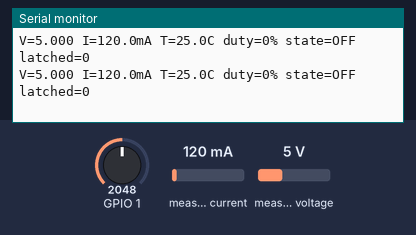
A sketch run on a simulated ESP32-C6. On the bench: the last lines printed to the serial monitor. Wiring (inferred from the names in the program): INA219 current sensor at I2C address 0x40. The test bench sets the inputs (shaded band); at power-on: GPIO 1 = 2048, measured current 120 mA, measured voltage 5 V. WiFi joins after 1.5 s; servers stay silent unless stated; uploads are accepted with an empty reply.

Above: at 3.4 s.
3.5 s: GPIO 1 set to 849
At 4.5 s:
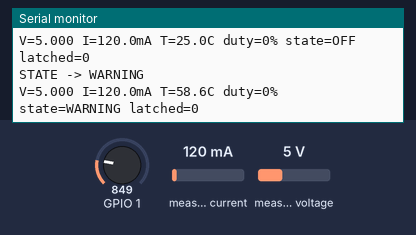
5.0 s: GPIO 1 set to 777
At 9.5 s:
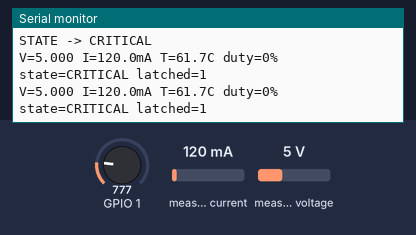

Measured:
- the behaviour switches between 817 and 816 on GPIO 1 (found by bisection; images 1 and 2)
- after the input at 3.5 s, the serial monitor: prints a new line after 0.54 s (image 1)
- after the input at 5.0 s, the serial monitor: prints a new line after 1.0 s (image 2)

The sketch:

bms_firmware_v2.ino
```cpp
/*
 * XIAO ESP32-C6: battery monitor, discharge cutoff, and website-controlled throttle
 *
 * Authority: the board makes every safety decision.
 *   - The website can request ON/OFF and a PWM duty. It cannot clear a latch.
 *   - A critical latch overrides every request until a power cycle.
 *   - If commands stop arriving (page closed, Wi-Fi lost), the load turns off.
 *
 * Reset: power-cycle the XIAO. The latch is RAM-only, and the boot check refuses
 * to arm unless the rested pack voltage is above V_REARM.
 *
 * Wiring (unchanged):
 *   INA219 on D4 (SDA) and D5 (SCL), address 0x40, shunt in the P+ path.
 *   NTC divider: 3V3 -- 10k -- midpoint -- NTC -- GND, midpoint to A1 (GPIO1).
 *   Load: 56 ohm from node N (after the shunt) to IRLZ44N drain. Source to P-.
 *   IRLZ44N gate on D2 (GPIO2), 10k gate-to-source pulldown.
 *
 * Current sign: positive = discharge.
 *
 * Libraries: ArduinoJson (install from Library Manager). Core: arduino-esp32 3.x.
 */

#include <WiFi.h>
#include <WiFiClientSecure.h>
#include <HTTPClient.h>
#include <ArduinoJson.h>
#include <Wire.h>
#include <math.h>

// ==================== NETWORK ====================
const char* WIFI_SSID     = "YOUR_SSID";
const char* WIFI_PASSWORD = "YOUR_PASSWORD";

// Shared base path. The dashboard uses the same base.
const char* FIREBASE_BASE = "https://YOUR-PROJECT-default-rtdb.firebaseio.com/bms";

const unsigned long PUSH_INTERVAL_MS = 2000;
const unsigned long CMD_POLL_MS      = 1000;
const unsigned long CMD_TIMEOUT_MS   = 6000;   // no fresh command for this long = load off
const unsigned long WIFI_RETRY_MS    = 10000;

// ==================== PINS & PWM ====================
const int PIN_GATE = D2;   // IRLZ44N gate (GPIO2)
const int PIN_NTC  = A1;   // NTC divider midpoint (GPIO1)
const uint32_t PWM_HZ = 1000;

// ==================== INA219 ====================
const uint8_t INA219_ADDR = 0x40;
const uint8_t REG_CONFIG      = 0x00;
const uint8_t REG_SHUNT_VOLT  = 0x01;
const uint8_t REG_BUS_VOLT    = 0x02;
const uint8_t REG_CURRENT     = 0x04;
const uint8_t REG_CALIBRATION = 0x05;

// ==================== THERMISTOR ====================
const float SERIES_RESISTOR    = 10000.0;
const float NOMINAL_RESISTANCE = 10000.0;
const float NOMINAL_TEMP       = 25.0;
const float B_COEFFICIENT      = 3950.0;
const float SUPPLY_MV          = 3300.0;

// ==================== SAFETY THRESHOLDS (1S cell) ====================
const float V_WARN   = 3.50;
const float V_CUTOFF = 3.30;
const float V_REARM  = 3.60;
const float T_WARN_C = 45.0;
const float T_CRIT_C = 60.0;
const float I_MAX_MA = 2500.0;
const int   INA_FAIL_LIMIT = 5;
const int   CRIT_DEBOUNCE  = 3;   // consecutive samples before voltage/temp latch

// ==================== STATE ====================
enum BmsState { ST_NORMAL, ST_WARNING, ST_OFF, ST_CRITICAL };
BmsState state = ST_OFF;
BmsState lastPrinted = ST_OFF;

bool latched = false;               // RAM only
float busV = 0.0, shuntMv = 0.0, currentMa = 0.0;
float tempC = NAN;
bool inaOk = false, ntcOk = false;
int inaFailCount = 0;
int vCritCount = 0, tCritCount = 0;

// ==================== COMMAND FROM WEBSITE ====================
// Written by cmdTask, read by the control loop. Single 32-bit values, so reads are not torn.
volatile bool cmdEnabled = false;
volatile int  cmdDuty = 0;
volatile uint32_t lastCmdSeq = 0;
volatile unsigned long lastCmdChangeMs = 0;
int appliedDuty = 0;

// ==================== TELEMETRY ====================
struct Telemetry {
  char state[12];
  bool latched, inaOk, ntcOk, cmdEnabled;
  float busV, currentMa, shuntMv, tempC;
  int dutyPct;
  unsigned long uptimeMs;
};
QueueHandle_t telemetryQ;

WiFiClientSecure pushClient;   // one TLS client per task, never shared
WiFiClientSecure cmdClient;

String liveUrl, cmdUrl;

// ==================== INA219 ====================
void ina219Write(uint8_t reg, uint16_t value) {
  Wire.beginTransmission(INA219_ADDR);
  Wire.write(reg);
  Wire.write((value >> 8) & 0xFF);
  Wire.write(value & 0xFF);
  Wire.endTransmission();
}

int16_t ina219Read(uint8_t reg, bool& ok) {
  Wire.beginTransmission(INA219_ADDR);
  Wire.write(reg);
  if (Wire.endTransmission() != 0) { ok = false; return 0; }
  if (Wire.requestFrom(INA219_ADDR, (uint8_t)2) != 2) { ok = false; return 0; }
  uint16_t hi = Wire.read();
  uint16_t lo = Wire.read();
  ok = true;
  return (int16_t)((hi << 8) | lo);
}

void readINA219() {
  bool a = false, b = false, c = false;
  uint16_t rawBus   = (uint16_t)ina219Read(REG_BUS_VOLT, a);
  int16_t  rawShunt = ina219Read(REG_SHUNT_VOLT, b);
  int16_t  rawCur   = ina219Read(REG_CURRENT, c);

  inaOk = a && b && c;
  if (!inaOk) return;

  busV      = ((rawBus >> 3) * 4) / 1000.0;
  shuntMv   = rawShunt * 0.01;
  currentMa = rawCur * 0.1;
}

// ==================== THERMISTOR ====================
void readNTC() {
  long sum = 0;
  for (int i = 0; i < 16; i++) {
    sum += analogReadMilliVolts(PIN_NTC);
    delay(2);
  }
  float vMv = sum / 16.0;

  if (vMv <= 50.0 || vMv >= SUPPLY_MV - 50.0) {
    ntcOk = false;
    tempC = NAN;
    return;
  }

  float rNtc = SERIES_RESISTOR * vMv / (SUPPLY_MV - vMv);
  float invT = 1.0 / (NOMINAL_TEMP + 273.15)
             + log(rNtc / NOMINAL_RESISTANCE) / B_COEFFICIENT;
  tempC = 1.0 / invT - 273.15;
  ntcOk = true;
}

// ==================== COMMAND LOGIC ====================
bool commandFresh() {
  return (millis() - lastCmdChangeMs) <= CMD_TIMEOUT_MS;
}

bool commandAllowed() {
  return !latched && cmdEnabled && commandFresh();
}

void applyGate() {
  int pct = commandAllowed() ? (int)cmdDuty : 0;
  appliedDuty = constrain(pct, 0, 100);
  ledcWrite(PIN_GATE, appliedDuty * 255 / 100);
}

// Runs at lower priority. Fetches the website's command once a second.
void fetchCommand() {
  if (WiFi.status() != WL_CONNECTED) return;

  HTTPClient http;
  http.begin(cmdClient, cmdUrl);
  http.setTimeout(3000);
  int code = http.GET();

  if (code == 200) {
    JsonDocument doc;
    DeserializationError err = deserializeJson(doc, http.getStream());
    if (!err) {
      bool en = doc["enabled"] | false;
      int duty = doc["duty"] | 0;
      uint32_t seq = doc["seq"] | 0;

      cmdEnabled = en;
      cmdDuty = constrain(duty, 0, 100);
      if (seq != lastCmdSeq) {
        lastCmdSeq = seq;
        lastCmdChangeMs = millis();
      }
    }
  }
  http.end();
}

void cmdTask(void* arg) {
  for (;;) {
    fetchCommand();
    vTaskDelay(pdMS_TO_TICKS(CMD_POLL_MS));
  }
}

// ==================== SAFETY LOGIC ====================
const char* stateName() {
  switch (state) {
    case ST_NORMAL:   return "NORMAL";
    case ST_WARNING:  return "WARNING";
    case ST_OFF:      return "OFF";
    default:          return "CRITICAL";
  }
}

void evaluate() {
  // Voltage and temperature must stay bad for CRIT_DEBOUNCE samples. Impossible
  // voltages are ignored rather than treated as real.
  bool vBad = inaOk && busV <= V_CUTOFF && busV >= 2.5;
  bool tBad = ntcOk && tempC >= T_CRIT_C;
  bool iBad = inaOk && currentMa > I_MAX_MA && currentMa < 10000;

  vCritCount = vBad ? vCritCount + 1 : 0;
  tCritCount = tBad ? tCritCount + 1 : 0;

  if (!latched) {
    if (vCritCount >= CRIT_DEBOUNCE)      { latched = true; Serial.println("LATCH: voltage"); }
    else if (tCritCount >= CRIT_DEBOUNCE) { latched = true; Serial.println("LATCH: temperature"); }
    else if (iBad)                        { latched = true; Serial.println("LATCH: overcurrent"); }
  }

  bool vWarn = inaOk && busV <= V_WARN;
  bool tWarn = ntcOk && tempC >= T_WARN_C;
  bool sensorFault = !inaOk || !ntcOk;

  if (latched)                                state = ST_CRITICAL;
  else if (vWarn || tWarn || sensorFault)     state = ST_WARNING;
  else if (!commandAllowed())                 state = ST_OFF;
  else                                        state = ST_NORMAL;

  applyGate();

  if (state != lastPrinted) {
    Serial.printf("STATE -> %s\n", stateName());
    lastPrinted = state;
  }
}

// ==================== TELEMETRY ====================
Telemetry buildTelemetry(unsigned long now) {
  Telemetry t;
  strncpy(t.state, stateName(), sizeof(t.state) - 1);
  t.state[sizeof(t.state) - 1] = '\0';
  t.latched    = latched;
  t.inaOk      = inaOk;
  t.ntcOk      = ntcOk;
  t.cmdEnabled = cmdEnabled;
  t.busV       = busV;
  t.currentMa  = currentMa;
  t.shuntMv    = shuntMv;
  t.tempC      = tempC;
  t.dutyPct    = appliedDuty;
  t.uptimeMs   = now;
  return t;
}

void pushToFirebase(const Telemetry& t) {
  if (WiFi.status() != WL_CONNECTED) return;

  String json = "{";
  json += "\"state\":\"";     json += t.state;                                   json += "\",";
  json += "\"latched\":";     json += (t.latched ? "true" : "false");            json += ",";
  json += "\"inaOk\":";       json += (t.inaOk ? "true" : "false");              json += ",";
  json += "\"ntcOk\":";       json += (t.ntcOk ? "true" : "false");              json += ",";
  json += "\"cmdEnabled\":";  json += (t.cmdEnabled ? "true" : "false");         json += ",";
  json += "\"dutyPct\":";     json += String(t.dutyPct);                         json += ",";
  json += "\"busV\":";        json += String(t.busV, 3);                         json += ",";
  json += "\"currentMa\":";   json += String(t.currentMa, 1);                    json += ",";
  json += "\"shuntMv\":";     json += String(t.shuntMv, 2);                      json += ",";
  json += "\"tempC\":";       json += (t.ntcOk ? String(t.tempC, 1) : String("null")); json += ",";
  json += "\"uptimeMs\":";    json += String(t.uptimeMs);
  json += "}";

  HTTPClient http;
  http.begin(pushClient, liveUrl);
  http.setTimeout(4000);
  http.addHeader("Content-Type", "application/json");
  int code = http.PUT(json);
  if (code != 200) Serial.printf("Firebase PUT returned %d\n", code);
  http.end();
}

void pushTask(void* arg) {
  Telemetry t;
  for (;;) {
    if (xQueueReceive(telemetryQ, &t, portMAX_DELAY) == pdTRUE) {
      pushToFirebase(t);
      vTaskDelay(pdMS_TO_TICKS(PUSH_INTERVAL_MS));
    }
  }
}

// ==================== SETUP ====================
void setup() {
  // PWM on the gate, starting at 0 duty (load off).
  ledcAttach(PIN_GATE, PWM_HZ, 8);
  ledcWrite(PIN_GATE, 0);

  Serial.begin(115200);
  delay(200);   // no "wait for Serial": the board must run on battery with no USB host

  Wire.begin(D4, D5);
  ina219Write(REG_CALIBRATION, 0x1000);
  ina219Write(REG_CONFIG, 0x399F);
  delay(100);

  readINA219();
  if (!inaOk || busV < V_REARM) {
    latched = true;
    Serial.println("BOOT: rested voltage below V_REARM or no INA219, staying latched OFF");
  }
  readNTC();
  evaluate();

  liveUrl = String(FIREBASE_BASE) + "/live.json";
  cmdUrl  = String(FIREBASE_BASE) + "/cmd.json";
  telemetryQ = xQueueCreate(1, sizeof(Telemetry));

  WiFi.mode(WIFI_STA);
  WiFi.begin(WIFI_SSID, WIFI_PASSWORD);
  pushClient.setInsecure();   // demo only: skips TLS certificate verification
  cmdClient.setInsecure();

  xTaskCreate(pushTask, "push", 8192, NULL, 0, NULL);
  xTaskCreate(cmdTask,  "cmd",  8192, NULL, 0, NULL);
}

// ==================== LOOP ====================
void loop() {
  static unsigned long tFast = 0, tNtc = 0, tWifi = 0;
  unsigned long now = millis();

  if (WiFi.status() != WL_CONNECTED && now - tWifi >= WIFI_RETRY_MS) {
    tWifi = now;
    WiFi.disconnect();
    WiFi.begin(WIFI_SSID, WIFI_PASSWORD);
  }

  if (now - tNtc >= 2000) {
    tNtc = now;
    readNTC();
  }

  if (now - tFast >= 1000) {
    tFast = now;

    readINA219();
    inaFailCount = inaOk ? 0 : inaFailCount + 1;
    if (inaFailCount >= INA_FAIL_LIMIT) latched = true;

    evaluate();

    Telemetry t = buildTelemetry(now);
    xQueueOverwrite(telemetryQ, &t);

    Serial.printf("V=%.3f I=%.1fmA T=%.1fC duty=%d%% state=%s latched=%d\n",
                  busV, currentMa, ntcOk ? tempC : -999.0, appliedDuty, stateName(), latched);
  }
}
```
